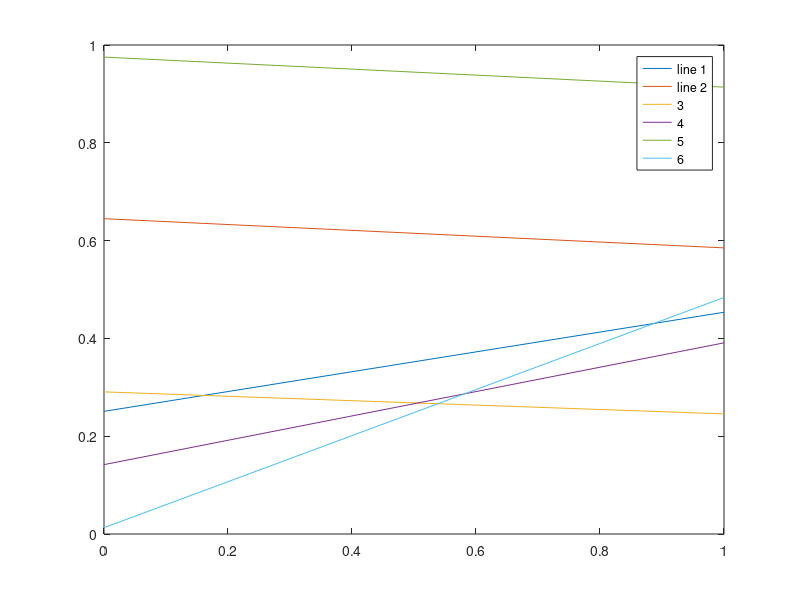

The MATLAB source for this figure: (Note: this script raises an error after producing the figure.)
hfig = figure;
set(hfig,'units','centimeters','NumberTitle','off','Name','test01');
pos = get(hfig,'position');
set(hfig,'position',[pos(1:2),8,6]);

%%
plot([0,1],rand(6,2));
hleg=legend('line 1','line 2','3','4','5','6');
h6=findobj(hleg,'string','6');
set(h6,'userdata','matlabfrag:Line6');
%%
matlabfrag('graphics/test01');